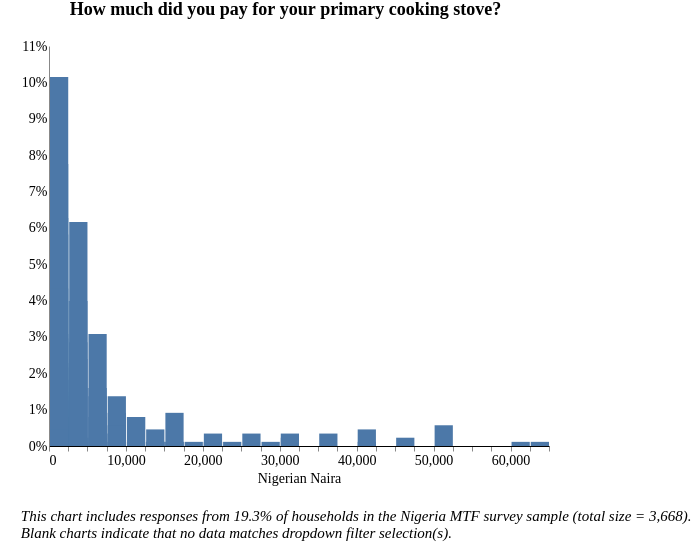

The Vega-Lite source for this figure:
### Vega-Lite specification from a JSON file in a GitHub repository (floating-point values rounded to 4 significant figures; data arrays with more than 128 entries replaced by an {"elided": "..."} marker saying what was removed)
{"width": 800, "height": 400, "config": {"title": {"fontSize": 18, "font": "Times New Roman", "anchor": "center", "fontColor": "#000000"}, "axisX": {"domain": true, "domainColor": "#000000", "grid": false, "labelFont": "Times New Roman", "labelFontSize": 14, "titleFont": "Times New Roman", "titleFontSize": 14, "titleFontWeight": "normal", "title": "X Axis Title (units)"}, "axisY": {"domain": true, "grid": false, "gridColor": "#DEDDDD", "gridWidth": 1, "labelFont": "Times New Roman", "labelFontSize": 14, "labelAngle": 0, "ticks": false, "titleFont": "Times New Roman", "titleFontSize": 14, "titleFontWeight": "normal", "titlePadding": 10, "title": "Y Axis Title (units)"}, "range": {"category": ["#2980B9", "#003366", "#FFAE19", "#D68910", "#E67E22", "#D35400", "#FF4500", "#FF6162", "#438B28", "#45B39D", "#99ADC1", "#212F3C"]}, "legend": {"labelFont": "Times New Roman", "labelFontSize": 14, "symbolType": "square", "symbolSize": 100, "titleFont": "Times New Roman", "titleFontSize": 14, "titleFontWeight": "normal", "title": "Legend", "orient": "right", "offset": 0}, "tooltip": {"font": "Open Sans"}, "view": {"stroke": "transparent", "text": {"font": "Times New Roman", "color": ["#2980B9", "#003366", "#FFAE19", "#D68910", "#E67E22", "#D35400", "#FF4500", "#FF6162", "#438B28", "#45B39D", "#99ADC1", "#212F3C"], "fontSize": 14, "align": "right", "fontWeight": 400, "size": 14}, "bar": {"size": 40, "binSpacing": 1, "continuousBandSize": 30, "discreteBandSize": 30, "fill": ["#2980B9", "#003366", "#FFAE19", "#D68910", "#E67E22", "#D35400", "#FF4500", "#FF6162", "#438B28", "#45B39D", "#99ADC1", "#212F3C"], "stroke": false}}}, "concat": [{"mark": "bar", "encoding": {"tooltip": [{"field": "i6", "title": "Response (Binned)", "type": "quantitative"}, {"aggregate": "sum", "field": "pct", "format": ".2%", "title": "Percentage", "type": "quantitative"}], "x": {"axis": {"title": "Nigerian Naira"}, "bin": {"extent": [50, 65000], "step": 2500}, "field": "i6", "scale": {"clamp": true, "domain": [0, 65000]}, "type": "quantitative"}, "y": {"aggregate": "sum", "axis": {"format": "%"}, "field": "pct", "title": "", "type": "quantitative"}}, "height": 400, "selection": {"selector027": {"type": "single", "fields": ["i19b"], "bind": {"input": "select", "options": [null, "Wood purchased", "Wood collected", "Charcoal", "Kerosene", "Crop Residue/Plant Biomass", "LPG/cooking gas", "Garbage", "Electric", "Piped Natural Gas", "Charcoal Briquettes", "Coal Briquette", "Biomass Briquette", "Coal/lignite", "Other, specify"], "labels": ["All Fuel Types", "Wood purchased", "Wood collected", "Charcoal", "Kerosene", "Crop Residue/Plant Biomass", "LPG/cooking gas", "Garbage", "Electric", "Piped Natural Gas", "Charcoal Briquettes", "Coal Briquette", "Biomass Briquette", "Coal/lignite", "Other"], "name": "Secondary Fuel Type  "}}, "selector026": {"type": "single", "fields": ["i19a"], "bind": {"input": "select", "options": [null, "Wood purchased", "Wood collected", "Charcoal", "Kerosene", "Crop Residue/Plant Biomass", "LPG/cooking gas", "Garbage", "Electric", "Piped Natural Gas", "Charcoal Briquettes", "Coal Briquette", "Biomass Briquette", "Coal/lignite", "Other, specify"], "labels": ["All Fuel Types", "Wood purchased", "Wood collected", "Charcoal", "Kerosene", "Crop Residue/Plant Biomass", "LPG/cooking gas", "Garbage", "Electric", "Piped Natural Gas", "Charcoal Briquettes", "Coal Briquette", "Biomass Briquette", "Coal/lignite", "Other"], "name": "Primary Fuel Type  "}}, "selector028": {"type": "single", "fields": ["stove"], "bind": {"input": "select", "options": [null, "3-Stone/Open Fire Stove", "Manufactured Stove Traditional", "Koresone Stove", "LPG/Natural Gas Stove", "Electric Stove"], "labels": ["All Stove Types", "3-Stone/Open Fire Stove", "Manufactured Stove Traditional", "Koresone Stove", "LPG/Natural Gas Stove", "Electric Stove"], "name": "Stove Type  "}}, "selector029": {"type": "single", "fields": ["locality"], "bind": {"input": "select", "options": [null, 0, 1], "labels": ["National", "Urban", "Rural"], "name": "Locality Breakdown  "}}, "selector030": {"type": "single", "fields": ["elc_aggr_tier"], "bind": {"input": "select", "options": [null, "Tier 0", "Tier 1", "Tier 2", "Tier 3", "Tier 4", "Tier 5"], "labels": ["All Tiers", "Tier 0", "Tier 1", "Tier 2", "Tier 3", "Tier 4", "Tier 5"], "name": "Electricity Tiers  "}}}, "title": {"text": ["How much did you pay for your primary cooking stove?"], "color": "black", "subtitleColor": "black", "offset": 20}, "transform": [{"joinaggregate": [{"op": "count", "field": "*", "as": "total"}]}, {"calculate": "1 / datum.total", "as": "pct"}, {"bin": {"maxbins": 20}, "field": "m", "as": "mbin"}, {"filter": {"selection": "selector027"}}, {"filter": {"selection": "selector026"}}, {"filter": {"selection": "selector028"}}, {"filter": {"selection": "selector029"}}, {"filter": {"selection": "selector030"}}], "width": 500}], "data": {"name": "data-fc1658cc6eae5779e506f90c7b1679ae"}, "padding": {"left": 20, "right": 0, "bottom": 0, "top": 0}, "title": {"text": ["", "", "This chart includes responses from 19.3% of households in the Nigeria MTF survey sample (total size = 3,668).", "Blank charts indicate that no data matches dropdown filter selection(s).", ""], "anchor": "start", "baseline": "bottom", "font": "Times New Roman", "fontSize": 15, "fontStyle": "italic", "fontWeight": "normal", "orient": "bottom"}, "$schema": "https://vega.github.io/schema/vega-lite/v4.17.0.json", "datasets": {"data-fc1658cc6eae5779e506f90c7b1679ae": {"elided": "877 records"}}}
